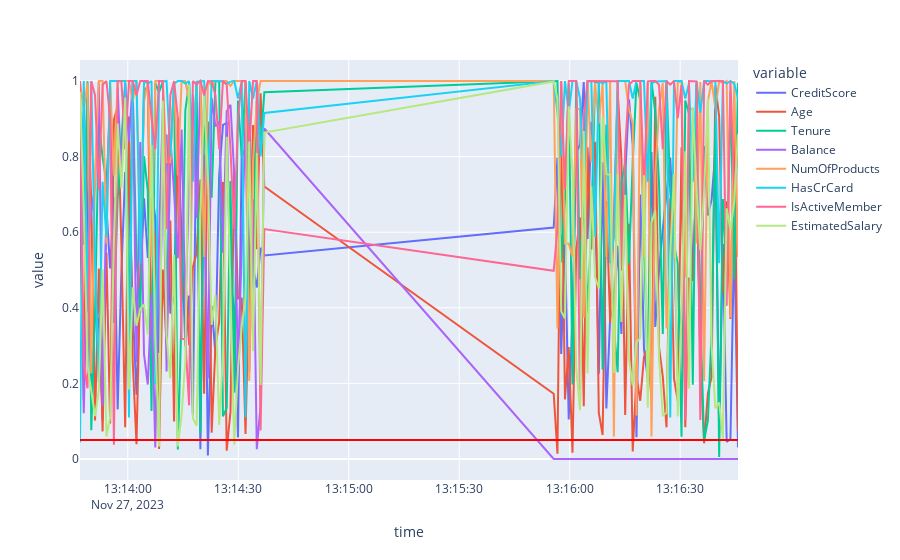

Notebook code for this chart:
### Markdown cell above
### Values below the threshold (e.g. 0.05) indicate data drift

### Code cell
import plotly_express as px

fig = px.line(df_p_vals, x='time', y=feat_cols)
fig.add_hline(y=0.05, line_color='red')
